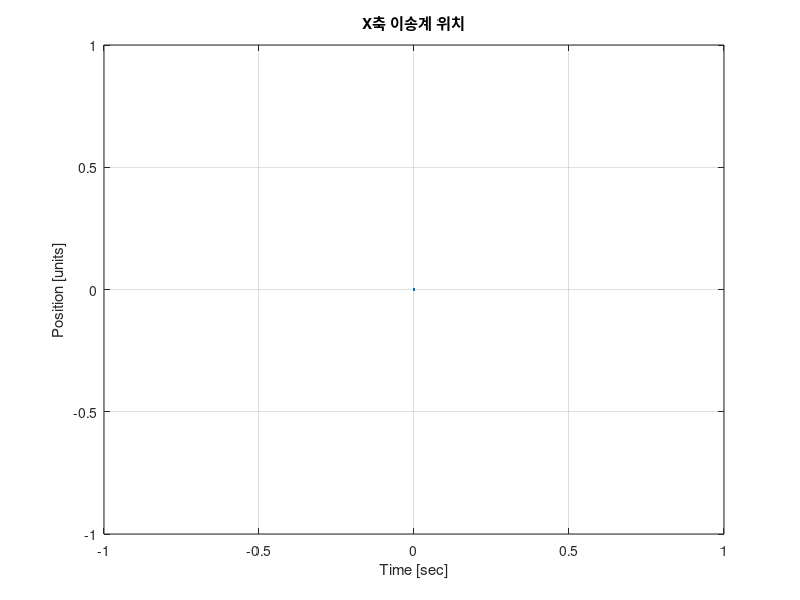
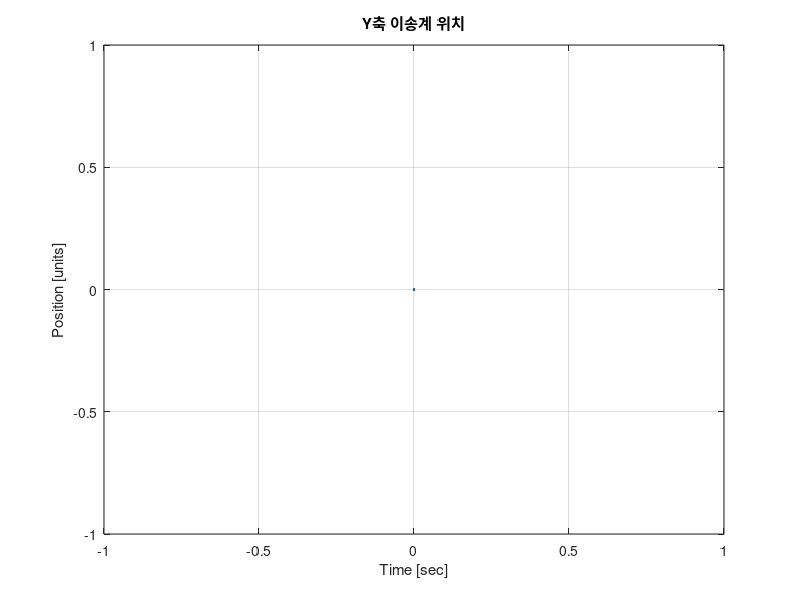

Write the MATLAB code that produced these figures, in order. (Note: this script raises an error after producing the figures.)
clc;
clear all;

% 초기화
commands = cell(5, 1); % 최대 5개의 명령을 저장할 셀 배열
data = []; % 데이터를 저장할 행렬 (명령과 관련된 값들 저장)

global target_position_x; % 구조체에 전달할 포지션
global target_position_y; 
global current_position_x; % 현재 위치 최신화(각 함수 끝단에서)
global current_position_y;

% 시간 설정
global time_lap; 
global time_rate;

time_rate=0.2;      % 가속구간 비율
time_lap =30;       % 각 이동시간

current_position_x =0;
current_position_y =0;
target_position_x = 0;
target_position_y = 0;


% 최대 5번 입력 받기
for i = 1:5
    % 사용자 입력 받기
    userInput = input('Enter command (e.g., G01 X10 Y20;): ', 's');
    commands{i} = userInput; % 입력 명령 저장
    
    % G01 처리
    if startsWith(userInput, 'G01')
        tokens = regexp(userInput, 'G01 X(\d+) Y(\d+);', 'tokens');
        if ~isempty(tokens)
            x = str2double(tokens{1}{1});
            y = str2double(tokens{1}{2});
            data = [data; i, 1, x, y, NaN]; % i: 명령 순서, 1: G01, NaN: R 값 없음
        end
    
    % G02 처리
    elseif startsWith(userInput, 'G02')
        tokens = regexp(userInput, 'G02 X(\d+) Y(\d+) R(\d+);', 'tokens');
        if ~isempty(tokens)
            x = str2double(tokens{1}{1});
            y = str2double(tokens{1}{2});
            r = str2double(tokens{1}{3});
            data = [data; i, 2, x, y, r]; % i: 명령 순서, 2: G02
            % disp('CW'); % G02는 'CW' 출력
        end
    
    % G03 처리
    elseif startsWith(userInput, 'G03')
        tokens = regexp(userInput, 'G03 X(\d+) Y(\d+) R(\d+);', 'tokens');
        if ~isempty(tokens)
            x = str2double(tokens{1}{1});
            y = str2double(tokens{1}{2});
            r = str2double(tokens{1}{3});
            data = [data; i, 3, x, y, r]; % i: 명령 순서, 3: G03
            % disp('CCW'); % G03은 'CCW' 출력
        end
    else
        disp('Invalid command. Please try again.');
    end
end

% 결과 출력
disp('Commands received:');
disp(commands);

disp('Data stored (row format: [Order, CommandType, X, Y, R]):');
disp(data);


for i = 1:size(data, 1)
    commandType = data(i, 2); % 명령어 타입 (1: G01, 2: G02, 3: G03)
    x = data(i, 3);          % X 값
    y = data(i, 4);          % Y 값
    r = data(i, 5);          % R 값 (NaN일 수 있음)
    
    switch commandType
        case 1 % G01
            G01(x, y);
        case 2 % G02
            G023(x, y, r, 2);
        case 3 % G03
            G023(x, y, r, 3);
    end

end



all_time = (0:0.001:length(target_position_x)/1000-0.001)'; % plot 할때 쓰는 전체시간

% 1. 속도 프로파일
% figure;
% plot(time, x_velocity, 'LineWidth', 2);
% hold on;
% plot(time, y_velocity, 'LineWidth', 2);
% title('Velocity Profile');
% xlabel('Time [sec]');
% ylabel('Velocity [units/sec]');
% legend('X-axis Velocity', 'Y-axis Velocity');
% grid on;

% 2. x축 이송계 위치
figure;
plot(all_time, target_position_x, 'LineWidth', 2);
title('X축 이송계 위치');
xlabel('Time [sec]');
ylabel('Position [units]');
grid on;

% 3. y축 이송계 위치
figure;
plot(all_time, target_position_y, 'LineWidth', 2);
title('Y축 이송계 위치');
xlabel('Time [sec]');
ylabel('Position [units]');
grid on;

x_point = data(:, 3);  % 각 행의 3번째 열 (x좌표)
y_point = data(:, 4);  % 각 행의 4번째 열 (y좌표)

colors = {'r', [1, 0.5, 0], 'y', 'g', 'b'};  % 빨강, 주황, 노랑, 초록, 파랑

% x,y 2D
figure;
plot(target_position_x, target_position_y, 'LineWidth', 2);
hold on;
% 점 추가 플로팅
for i = 1:length(x_point)
    plot(x_point(i), y_point(i), 'o', 'MarkerSize', 10, 'MarkerFaceColor', colors{i}, 'MarkerEdgeColor', 'k');
    % 레이블 추가
end

title('X-Y Position Trajectory');
xlabel('X Position [units]');
ylabel('Y Position [units]');
grid on;

% X-Y 궤적을 Simulink로 전송할 데이터 구조 생성
data_x.time = all_time;
data_x.signals.values = target_position_x;
data_x.signals.dimensions = 1;

data_y.time = all_time;
data_y.signals.values = target_position_y;
data_y.signals.dimensions = 1;

tot_time= (length(target_position_x)/1000-0.001);
% disp('Total Time: %.3f\n',tot_time);

tot_time